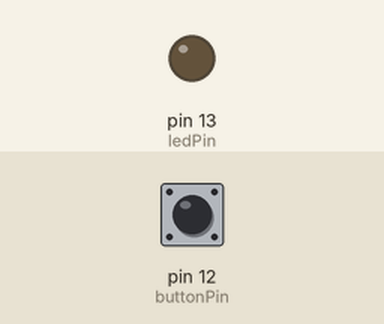
Bench run of a sketch on a simulated Arduino Uno, built with avr-gcc and run on an emulated ATmega328P. Parts: output pins drawn as LEDs (lit = HIGH). Dashed ring = blinking. The inputs (shaded band) are chosen by the test bench; at power-on: pin 12 (buttonPin) HIGH.

Above: at 1.2 s.
1.3 s: pin 12 (buttonPin) pulled LOW for 1 s
At 3.4 s:
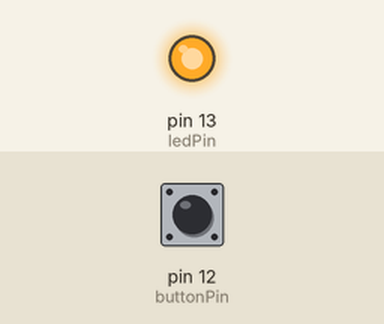
4.3 s: pin 12 (buttonPin) pulled LOW for 0.15 s
At 5.1 s:
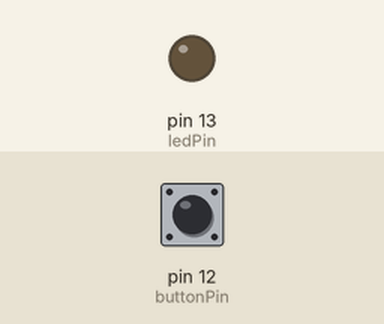
5.9 s: pin 12 (buttonPin) pulled LOW for 3.2 s
At 6.05 s:
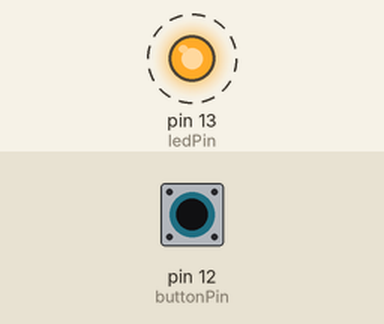
Timing chart, 0 to 10.5 s (numbered marks = the images above; inputs shaded):
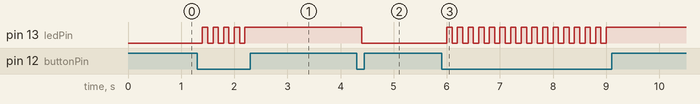

Measured:
- after the input at 1.3 s, pin 13 (ledPin): alternates HIGH for 0.10 s and LOW for 0.10 s, 9 changes in all, then stays HIGH, starting after 0.10 s
- after the input at 4.3 s, pin 13 (ledPin): HIGH → LOW after 0.10 s
- after the input at 5.9 s, pin 13 (ledPin): alternates HIGH for 0.10 s and LOW for 0.10 s, 31 changes in all, then stays HIGH, starting after 0.10 s

The sketch:

sketch_mar21a.ino
```cpp
#include <Bounce2.h>
int ledPin = 13;
int buttonPin = 12;
int trigger = 0;

void setup() {
  pinMode(ledPin, OUTPUT);
  digitalWrite(buttonPin, HIGH);
}

void loop() {
  if(digitalRead(buttonPin) == LOW)
  {
    delay(100);
    if(digitalRead(buttonPin) == LOW)
    trigger=~trigger;
    }
    digitalWrite(ledPin, trigger);
}
```
